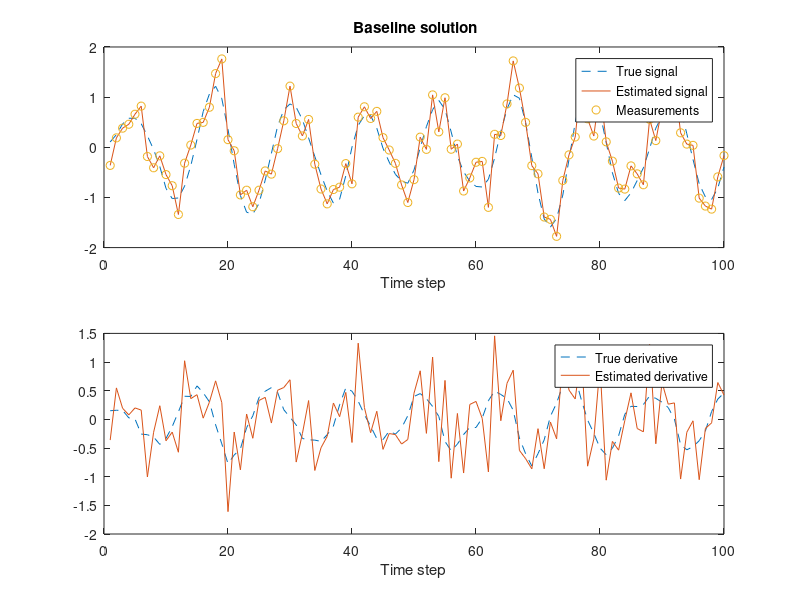
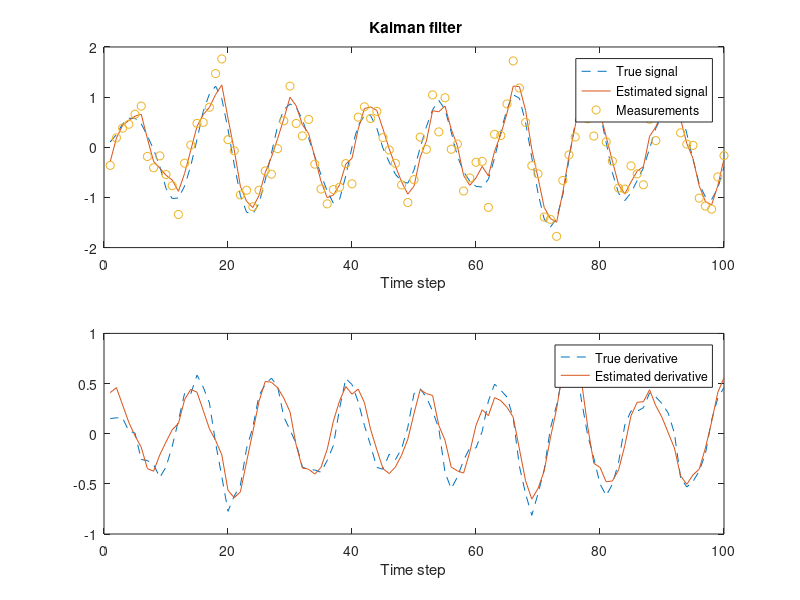
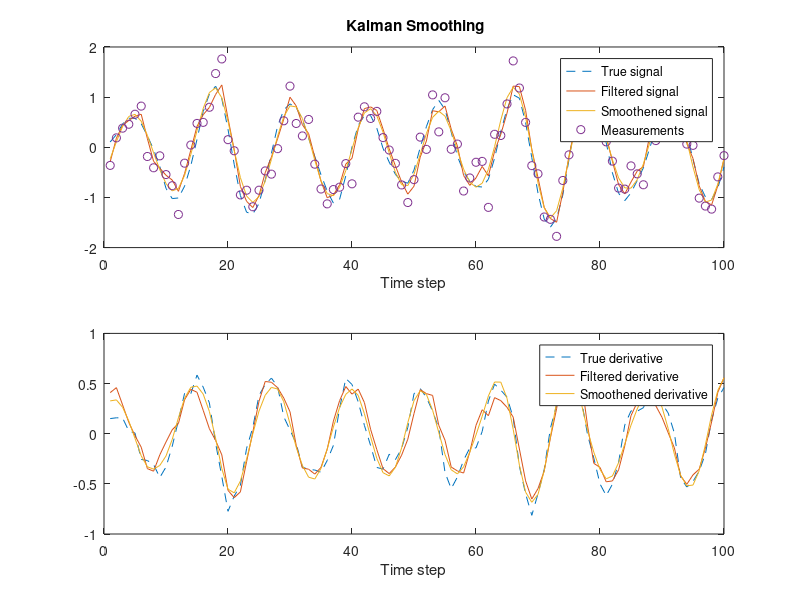

Reproduce these figures in MATLAB, in order.

%% Generate data

clc;
clear all;

  % Lock random seed
  rng(123,'twister');

  gauss_rnd = @(m,S) m + chol(S)'*randn(size(m));
  rmse = @(x,y) sqrt(mean((x(:)-y(:)).^2));

  % Define parameters
  steps = 100;  % Number of time steps
  w     = 0.5;  % Angular velocity
  q     = 0.01; % Process noise spectral density
  r     = 0.1;  % Measurement noise variance

  % This is the transition matrix
  A = [cos(w)    sin(w)/w; 
       -w*sin(w) cos(w)];

  % This is the process noise covariance
  Q = [0.5*q*(w-cos(w)*sin(w))/w^3 0.5*q*sin(w)^2/w^2;
       0.5*q*sin(w)^2/w^2          0.5*q*(w+cos(w)*sin(w))/w];

  % This is the measurement model
  H = [1 0];
 
  % This is the true initial value
  x0 = [0;0.1]; 

  % Simulate data
  X = zeros(size(A,1),steps);  % The true signal
  Y = zeros(size(H,1),steps);  % Measurements
  T = 1:steps;         % Time
  x = x0;
  for k=1:steps
    x = gauss_rnd(A*x,Q);
    y = gauss_rnd(x(1),r);
    X(:,k) = x;
    Y(:,k) = y;
  end
% 
%   % Visualize
%   figure; clf;
%     plot(T,X(1,:),'--',T,Y,'o');
%     legend('True signal','Measurements');
%     xlabel('Time step'); title('\bf Simulated data')
 

%% Baseline solution

  % Baseline solution. The estimates
  % of x_k are stored as columns of
  % the matrix EST1.
  
  % Calculate baseline estimate
  m1 = [0;1];  % Initialize first step with a guess
  EST1 = zeros(2,steps);
  for k=1:steps
    m1(2) = Y(k)-m1(1);
    m1(1) = Y(k);
    EST1(:,k) = m1;
  end

  % Visualize results
  figure; clf;
  
  % Plot the signal and its estimate
  subplot(2,1,1);
    plot(T,X(1,:),'--',T,EST1(1,:),'-',T,Y,'o');
    legend('True signal','Estimated signal','Measurements');
    xlabel('Time step'); title('\bf Baseline solution')
  
  % Plot the derivative and its estimate
  subplot(2,1,2);
    plot(T,X(2,:),'--',T,EST1(2,:),'-');
    legend('True derivative','Estimated derivative');
    xlabel('Time step')

  % Compute error
  err1 = rmse(X,EST1)
  
  % Report and pause
  fprintf('This is the base line estimate. Press enter.\n');
%% Kalman Filter Solution
    m2 = [0;1];  % Initialize first step
    P2 = eye(size(A,1)); % Some uncertanty in covariance  
    kf_m = zeros(size(m2,1),size(Y,2)); %Allocate space for mean 
    kf_P = zeros(size(P2,1),size(P2,2),size(Y,2)); %Allocate space for covariance

    % Run Kalman filter
    for k=1:steps
      % Replace these with the Kalman filter equations
      %%Prediction
      m2_pred = A*m2;
      P2_pred = A*P2*A' + Q;
   
      %Update
      vk = Y(k) - H*m2_pred;
      Sk = H*P2_pred*H' + r;
      Kk = P2_pred*H'/Sk;
   
      m2 = m2_pred + Kk*vk;
      P2 = P2_pred - (Kk*Sk*Kk');
       % Store the results
      kf_m(:,k) = m2;
      kf_P(:,:,k) = P2;
        
    end

    % Visualize results
    figure; clf

    % Plot the signal and its estimate
    subplot(2,1,1);
    plot(T,X(1,:),'--',T,kf_m(1,:),'-',T,Y,'o');
    legend('True signal','Estimated signal','Measurements');
    xlabel('Time step'); title('\bf Kalman filter')

    % Plot the derivative and its estimate
    subplot(2,1,2);
    plot(T,X(2,:),'--',T,kf_m(2,:),'-');
    legend('True derivative','Estimated derivative');
    xlabel('Time step')

    % Compute error
    err2 = rmse(X,kf_m)
    
 %% RTS Smoothing Solution
    ms = kf_m(:,end);
    Ps = kf_P(:,:,end);
    rts_m = zeros(size(m2,1),size(Y,2));
    rts_P = zeros(size(P2,1),size(P2,2),size(Y,2));
    rts_m(:,end) = ms;
    rts_P(:,:,end) = Ps;
    for k=size(kf_m,2)-1:-1:1
      mp = A*kf_m(:,k);
      Pp = A*kf_P(:,:,k)*A'+Q;
      Gk = kf_P(:,:,k)*A'/Pp; 
      ms = kf_m(:,k) + Gk*(ms - mp);
      Ps = kf_P(:,:,k) + Gk*(Ps - Pp)*Gk';
      rts_m(:,k) = ms;
      rts_P(:,:,k) = Ps;
    end
    % Visualize results
    figure; clf

    % Plot the signal and its estimate
    subplot(2,1,1);
    plot(T,X(1,:),'--',T,kf_m(1,:),'-',T,rts_m(1,:),'-',T,Y,'o');
    legend('True signal','Filtered signal','Smoothened signal','Measurements');
 
    xlabel('Time step'); title('\bf Kalman Smoothing')
    % Plot the derivative and its estimate
    subplot(2,1,2);
    plot(T,X(2,:),'--',T,kf_m(2,:),'-',T,rts_m(2,:),'-');
    legend('True derivative','Filtered derivative','Smoothened derivative');
    xlabel('Time step')

    % Compute error
    err3 = rmse(X,rts_m)  